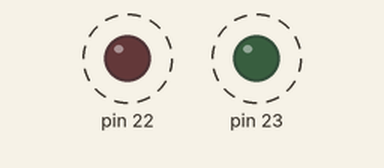
Recording of a sketch running on a simulated Arduino Mega 2560, built with avr-gcc and run on an emulated ATmega2560. Parts: output pins drawn as LEDs (lit = HIGH). Dashed ring = blinking.

Above: at 0.12 s.
Timing chart, 0 to 4.6 s (numbered marks = the images above):
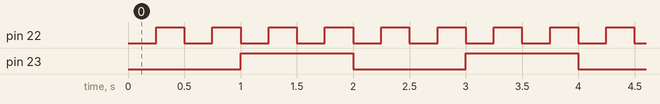

The sketch:

sketch.ino
```cpp
#include <avr/io.h>
#include <avr/interrupt.h>

#define F_CPU 16000000UL

// GPIO registers
volatile char *ddra   = (char *)0x21;
volatile char *porta  = (char *)0x22;

// Timer1 registers (16-bit)
volatile char *tccr1a = (char *)0x80;
volatile char *tccr1b = (char *)0x81;
volatile short *tcnt1 = (short *)0x84;
volatile char *timsk1 = (char *)0x6F;

// Timer2 registers (8-bit)
volatile char *tccr2a = (char *)0xB0;
volatile char *tccr2b = (char *)0xB1;
volatile char *tcnt2  = (char *)0xB2;
volatile char *timsk2 = (char *)0x70;

// --- Timer1: 1 sec toggle on PA0 ---
// Prescaler = 1024 --> 16MHz / 1024 = 15625 ticks/sec
// For 1 second delay, we need 65536 - 15625 = 49911 preload
ISR(TIMER1_OVF_vect) {
    *porta ^= (1 << 1);       // Toggle PA0
    *tcnt1 = 49911;           // Reload for 1 sec
}

// --- Timer2: 2 sec toggle on PA1 ---
// Timer2 is 8-bit, so we count overflows
volatile uint16_t overflow2_count = 0;

ISR(TIMER2_OVF_vect) {
    overflow2_count++;
    if (overflow2_count >= 122) {  // 122 overflows × 16.384ms ≈ 2 seconds
        *porta ^= (1 << 0);        // Toggle PA1
        overflow2_count = 0;
    }
}

int main(void) {
    *ddra = 0x03;     // PA0 and PA1 as output
    *porta = 0x00;

    // Timer1 setup (for 1 second)
    *tccr1a = 0x00;
    *tccr1b = (1 << 2) | (1 << 0);   // CTC off, prescaler = 1024
    *tcnt1 = 49911;                  // Preload for 1 sec

    *timsk1 = (1 << 0);              // Enable Timer1 overflow interrupt

    // Timer2 setup (for 2 seconds)
    *tccr2a = 0x00;
    *tccr2b = (1 << 2) | (1 << 0);   // Normal mode, prescaler = 1024
    *tcnt2 = 0x00;                   // Start from 0

    *timsk2 = (1 << 0);              // Enable Timer2 overflow interrupt

    sei(); // Enable global interrupts

    while (1); // Infinite loop
}
```

Measured:
- by itself, pin 22: alternates HIGH for 0.25 s and LOW for 0.25 s
- by itself, pin 23: alternates HIGH for 1.0 s and LOW for 1.0 s
